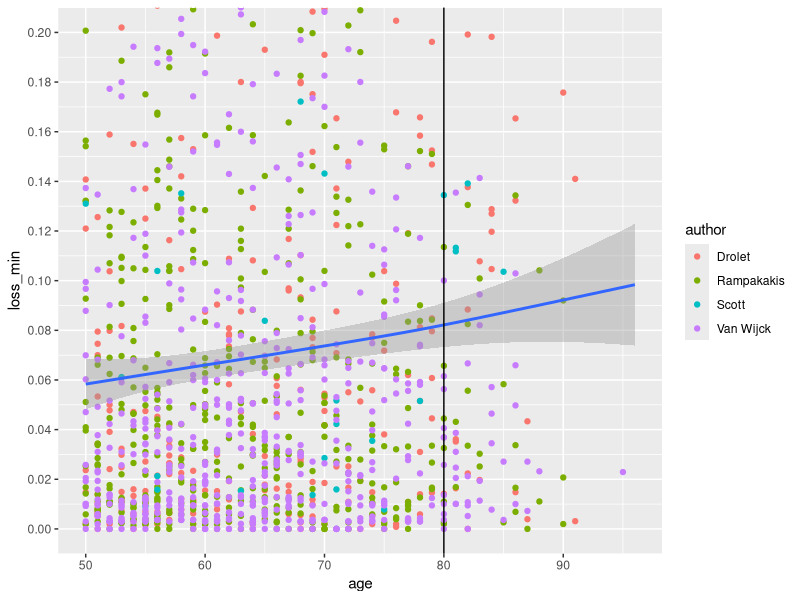
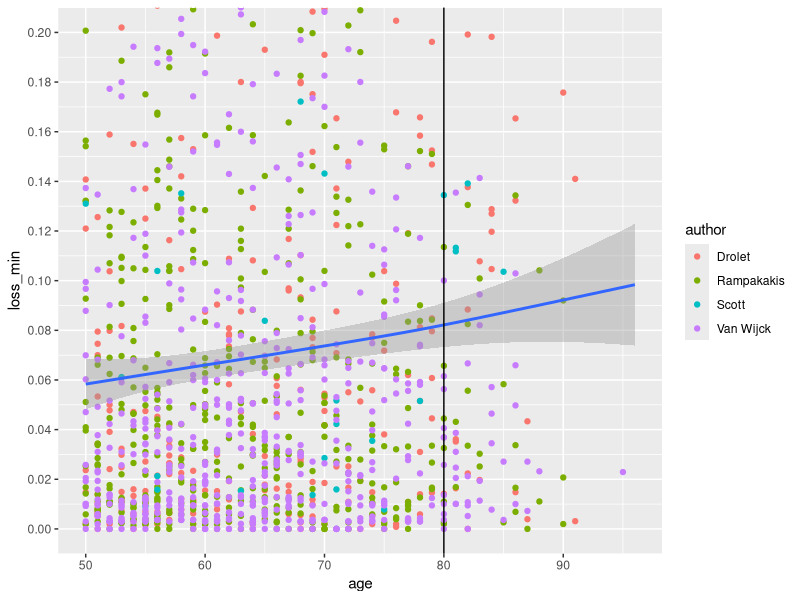
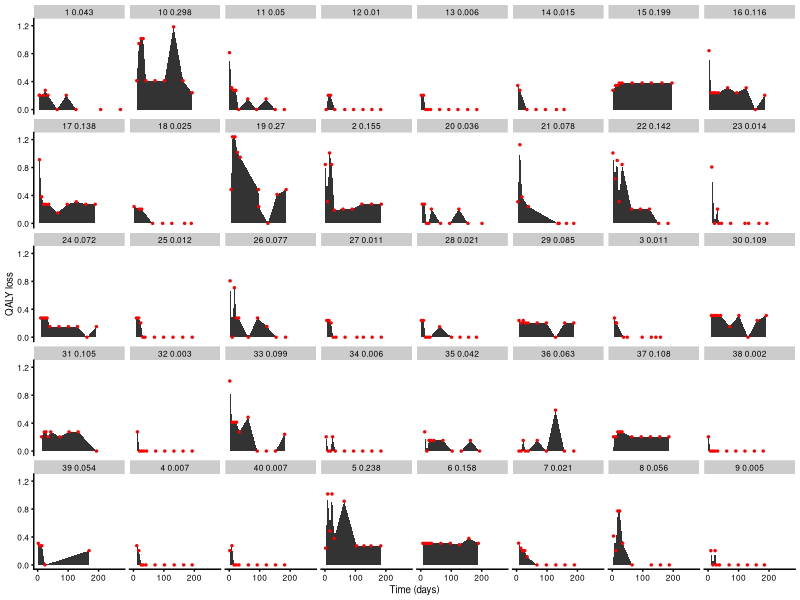
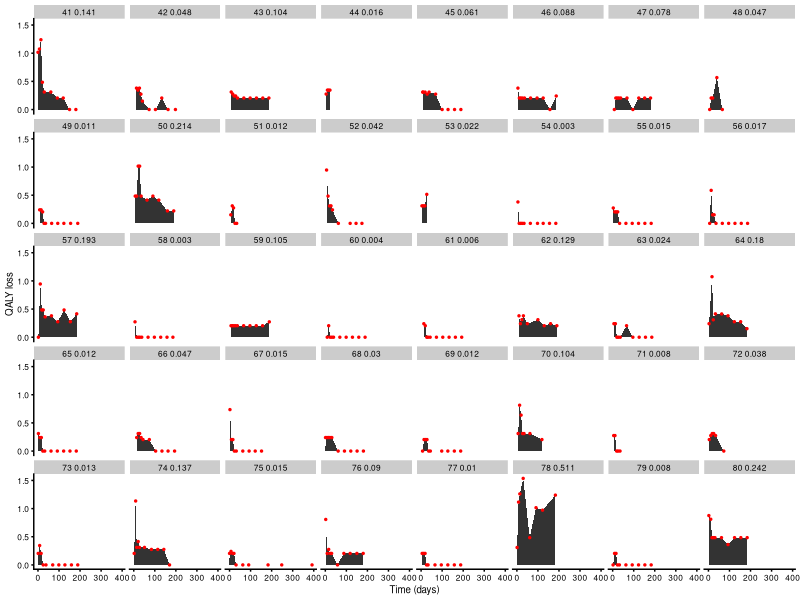
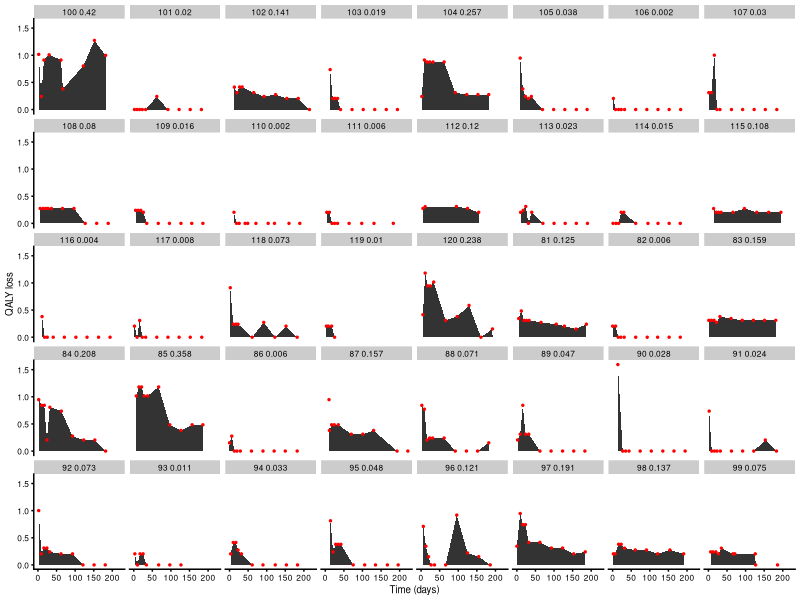
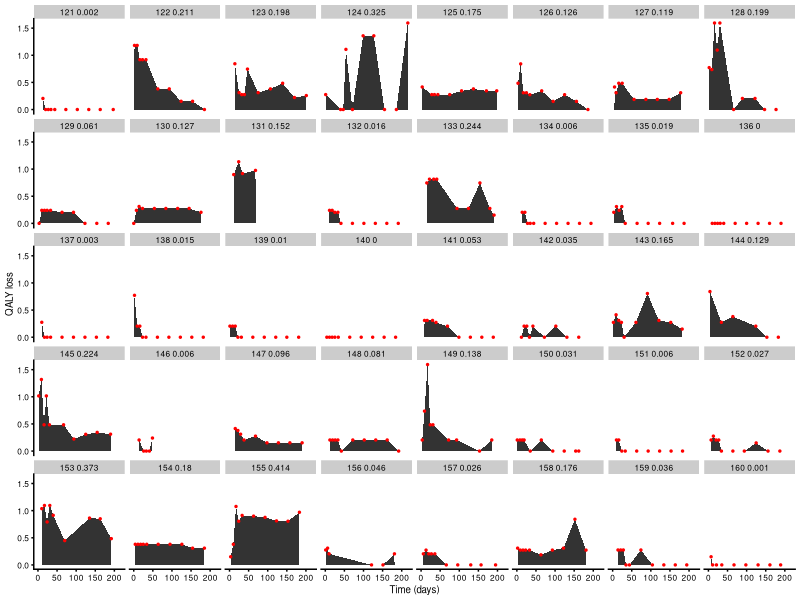
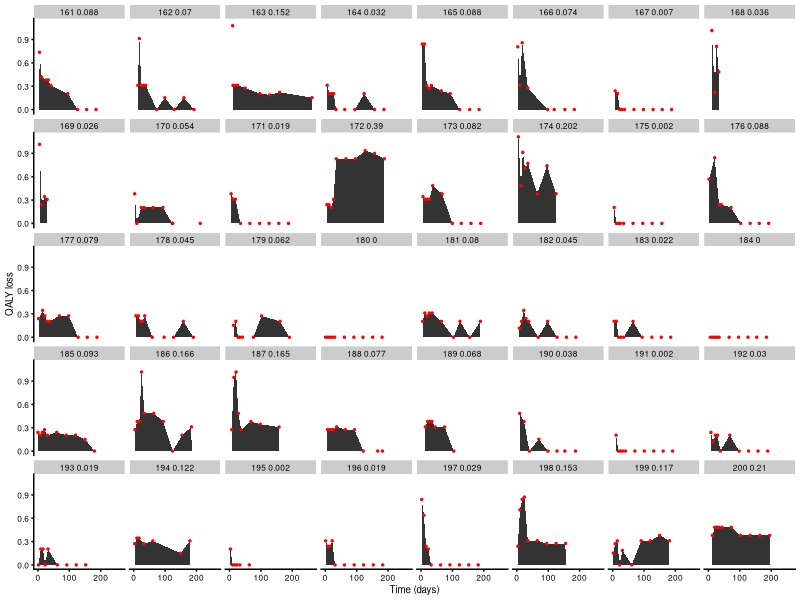
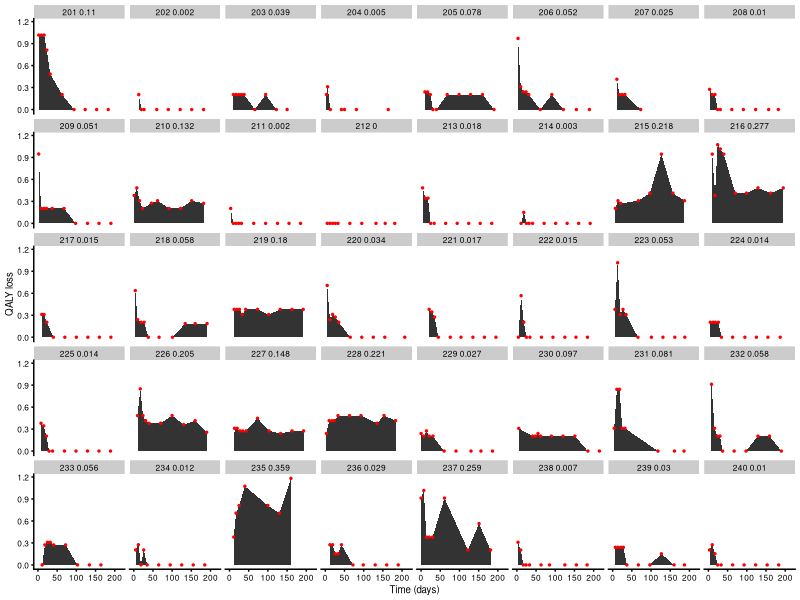

R code for these plots, in order: (Note: a time limit stopped this script after it produced the figures.)
library(data.table)
library(ggplot2)

# Load data
data = fread("./data/27-06-2018 EQ5D_IL.df.mini EQ5D individual level data.csv")
data = data[order(study, Patient.ID, time_points)]

# This explores QALY loss as the area under the polygon defined by loss
# measurements, e.g. if 1 - EQ5D measurements are *, looks like this:
#           *                                   
#          #|##                                 
#        ###|#####*                    *        
#      *####|#####|#####          #####|         
# -----|####|#####|##########*#########|--------
#
# i.e. no area "sticks out" before the first point on the time axis or after
# the last point on the time axis. My argument is that the QALY loss for a
# given patient should be at least this much.

# Calculate QALY loss for each patient
area = function(t, x)
{
    widths = diff(t)
    heights = (head(x, -1) + tail(x, -1)) / 2
    sum(widths * heights)
}
losses = data[, .(loss_min = area(time_points, 1 - EQ5D) / 365.25), 
    by = .(study, Patient.ID, age)]

# Look at trend in QALY loss with age
losses[, author := sub(" et al.*$", "", study)]
ggplot(losses[age >= 50], aes(x = age, y = loss_min)) +
    geom_point(aes(colour = author)) +
    geom_smooth() +
    geom_vline(aes(xintercept = 80)) + 
    coord_cartesian(ylim = c(0, 0.2)) +
    scale_y_continuous(breaks = seq(0, 0.2, by = 0.02))
ggsave("./experimental/example_area_age.pdf", width = 8, height = 4)

# Look at individual QALY loss per patient
data = merge(data, losses, by = c("study", "Patient.ID", "age"), all = TRUE)
data[, patient_number := .GRP, by = .(study, Patient.ID)]
data[, panel_id := paste(patient_number, round(loss_min, 3))]

# Save as a multi-page figure
pdf("./experimental/example_area_individual.pdf", width = 10, height = 6)

patients = data[, unique(Patient.ID)]
for (p in seq(1, length(patients), by = 40)) {
    cat(".")
    pat = patients[p:(p + 39)]
    pat = pat[!is.na(pat)]
    plot = ggplot(data[Patient.ID %in% pat]) +
        geom_area(aes(x = time_points, y = 1 - EQ5D)) +
        geom_point(aes(x = time_points, y = 1 - EQ5D), colour = "red", size = 0.5) +
        facet_wrap(~panel_id, nrow = 5, ncol = 8) +
        cowplot::theme_cowplot(font_size = 7) +
        labs(x = "Time (days)", y = "QALY loss")
    print(plot)
}

dev.off()

# QALY loss, PHN versus non-PHN
phn = data[time_points > 90 & EQ5D < 1, unique(Patient.ID)]
losses[, PHN := Patient.ID %in% phn]
ggplot(losses, aes(x = age, y = loss_min, colour = PHN)) + 
    geom_point() + 
    geom_smooth() + 
    facet_wrap(~PHN)
